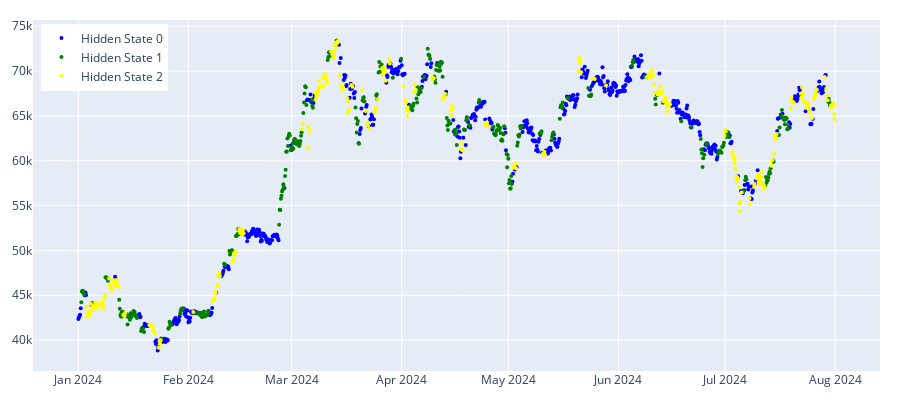

This figure's notebook cell:
### Code cell
model_kmeans =  regime_detection.get_regimes_kmeans
params = {'n_clusters': 3, 'random_state': 100, 'n_init': 30}
split_index = np.where(prices.index >= '2024-01-01')[0][0]
states_pred_kmeans = feed_forward_training(model_kmeans, params, prices_array, split_index, 20)
plot_hidden_states(states_pred_kmeans, prices[['btc_close']][split_index:])
plot_hidden_states2(states_pred_kmeans, prices[['btc_close']][split_index:])

### Figure 1 — Plotly figure (JSON) as saved in the notebook; plotly's stock layout.template omitted (floating-point values rounded to 4 significant figures; data arrays with more than 128 entries replaced by an {"elided": "..."} marker saying what was removed)
{"data": [{"marker": {"color": "blue", "size": 4}, "mode": "markers", "name": "Hidden State 0", "type": "scatter", "x": {"elided": "604 str values"}, "y": {"elided": "604 float values"}}, {"marker": {"color": "green", "size": 4}, "mode": "markers", "name": "Hidden State 1", "type": "scatter", "x": {"elided": "351 str values"}, "y": {"elided": "351 float values"}}, {"marker": {"color": "yellow", "size": 4}, "mode": "markers", "name": "Hidden State 2", "type": "scatter", "x": {"elided": "323 str values"}, "y": {"elided": "323 float values"}}], "layout": {"height": 400, "legend": {"x": 0.01, "xanchor": "left", "y": 0.99, "yanchor": "top"}, "margin": {"b": 20, "l": 20, "r": 20, "t": 20}, "width": 900}}
